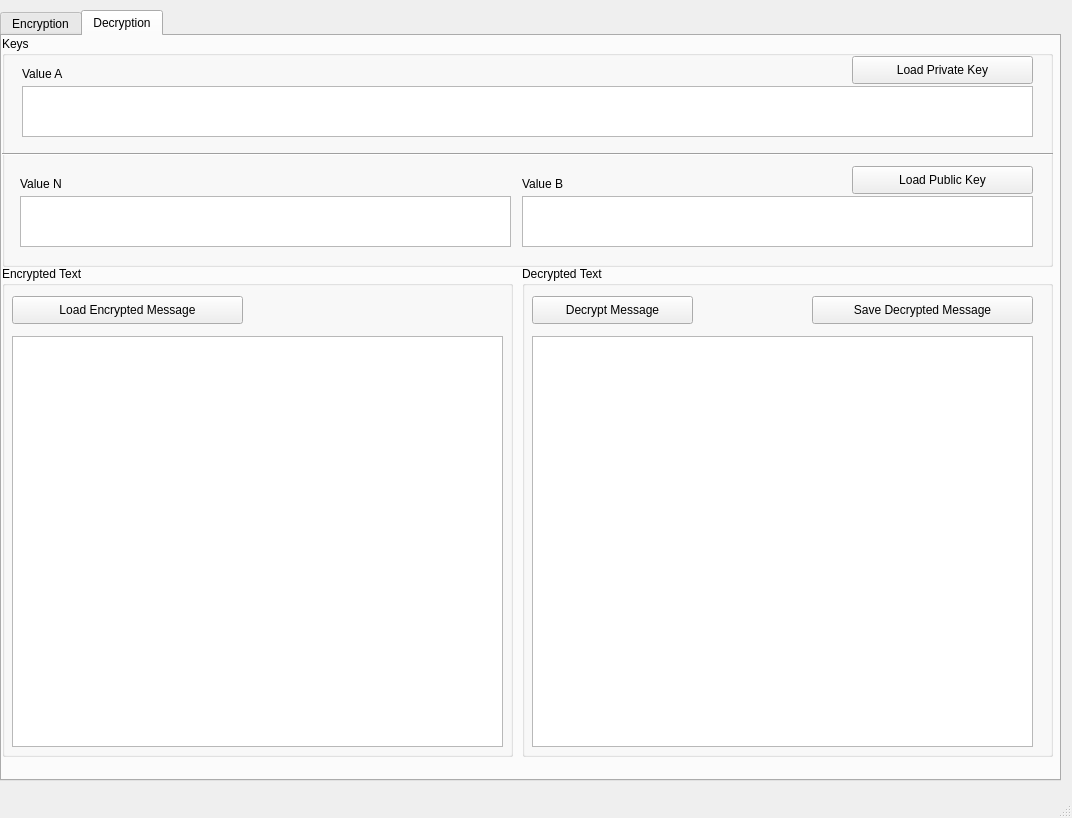
<?xml version="1.0" encoding="UTF-8"?>
<ui version="4.0">
 <class>MainWindow</class>
 <widget class="QMainWindow" name="MainWindow">
  <property name="geometry">
   <rect>
    <x>0</x>
    <y>0</y>
    <width>1072</width>
    <height>818</height>
   </rect>
  </property>
  <property name="windowTitle">
   <string>MainWindow</string>
  </property>
  <widget class="QWidget" name="centralWidget">
   <widget class="QWidget" name="verticalLayoutWidget">
    <property name="geometry">
     <rect>
      <x>0</x>
      <y>0</y>
      <width>1071</width>
      <height>791</height>
     </rect>
    </property>
    <layout class="QVBoxLayout" name="verticalLayout"/>
   </widget>
   <widget class="QTabWidget" name="tabWidget">
    <property name="geometry">
     <rect>
      <x>0</x>
      <y>10</y>
      <width>1061</width>
      <height>771</height>
     </rect>
    </property>
    <property name="currentIndex">
     <number>1</number>
    </property>
    <widget class="QWidget" name="Encryption">
     <attribute name="title">
      <string>Encryption</string>
     </attribute>
     <widget class="QGroupBox" name="groupBox">
      <property name="geometry">
       <rect>
        <x>0</x>
        <y>0</y>
        <width>471</width>
        <height>71</height>
       </rect>
      </property>
      <property name="font">
       <font>
        <weight>50</weight>
        <bold>false</bold>
       </font>
      </property>
      <property name="title">
       <string>Encryption Level</string>
      </property>
      <widget class="QPushButton" name="generateKeyBtn">
       <property name="geometry">
        <rect>
         <x>320</x>
         <y>30</y>
         <width>141</width>
         <height>28</height>
        </rect>
       </property>
       <property name="text">
        <string>Generate Key</string>
       </property>
      </widget>
      <widget class="QSplitter" name="splitter">
       <property name="geometry">
        <rect>
         <x>20</x>
         <y>30</y>
         <width>188</width>
         <height>28</height>
        </rect>
       </property>
       <property name="orientation">
        <enum>Qt::Horizontal</enum>
       </property>
       <widget class="QComboBox" name="dropMenu">
        <item>
         <property name="text">
          <string>RSA-1024</string>
         </property>
        </item>
        <item>
         <property name="text">
          <string>RSA-768</string>
         </property>
        </item>
        <item>
         <property name="text">
          <string>RSA-512</string>
         </property>
        </item>
       </widget>
      </widget>
     </widget>
     <widget class="QGroupBox" name="groupBox_2">
      <property name="geometry">
       <rect>
        <x>0</x>
        <y>70</y>
        <width>481</width>
        <height>281</height>
       </rect>
      </property>
      <property name="title">
       <string>Public Key</string>
      </property>
      <widget class="QLabel" name="label">
       <property name="geometry">
        <rect>
         <x>20</x>
         <y>30</y>
         <width>72</width>
         <height>15</height>
        </rect>
       </property>
       <property name="text">
        <string>Value N</string>
       </property>
      </widget>
      <widget class="QTextEdit" name="valueNEdit">
       <property name="geometry">
        <rect>
         <x>20</x>
         <y>50</y>
         <width>451</width>
         <height>71</height>
        </rect>
       </property>
      </widget>
      <widget class="QLabel" name="label_2">
       <property name="geometry">
        <rect>
         <x>20</x>
         <y>140</y>
         <width>72</width>
         <height>15</height>
        </rect>
       </property>
       <property name="text">
        <string>Value B</string>
       </property>
      </widget>
      <widget class="QTextEdit" name="valueBEdit">
       <property name="geometry">
        <rect>
         <x>20</x>
         <y>160</y>
         <width>451</width>
         <height>71</height>
        </rect>
       </property>
      </widget>
      <widget class="Line" name="line">
       <property name="geometry">
        <rect>
         <x>0</x>
         <y>130</y>
         <width>471</width>
         <height>16</height>
        </rect>
       </property>
       <property name="orientation">
        <enum>Qt::Horizontal</enum>
       </property>
      </widget>
      <widget class="QPushButton" name="savePublicKeyBtn">
       <property name="geometry">
        <rect>
         <x>290</x>
         <y>240</y>
         <width>181</width>
         <height>28</height>
        </rect>
       </property>
       <property name="text">
        <string>Save Public Key</string>
       </property>
      </widget>
     </widget>
     <widget class="QGroupBox" name="groupBox_3">
      <property name="geometry">
       <rect>
        <x>490</x>
        <y>0</y>
        <width>561</width>
        <height>361</height>
       </rect>
      </property>
      <property name="title">
       <string>Message</string>
      </property>
      <widget class="QTextEdit" name="messageEdit">
       <property name="geometry">
        <rect>
         <x>20</x>
         <y>30</y>
         <width>531</width>
         <height>271</height>
        </rect>
       </property>
      </widget>
      <widget class="QPushButton" name="loadMessageBtn">
       <property name="geometry">
        <rect>
         <x>400</x>
         <y>310</y>
         <width>151</width>
         <height>28</height>
        </rect>
       </property>
       <property name="text">
        <string>Load Message</string>
       </property>
      </widget>
     </widget>
     <widget class="QGroupBox" name="groupBox_4">
      <property name="geometry">
       <rect>
        <x>0</x>
        <y>350</y>
        <width>481</width>
        <height>371</height>
       </rect>
      </property>
      <property name="title">
       <string>Private Key</string>
      </property>
      <widget class="QLabel" name="label_3">
       <property name="geometry">
        <rect>
         <x>20</x>
         <y>30</y>
         <width>72</width>
         <height>15</height>
        </rect>
       </property>
       <property name="text">
        <string>Value A</string>
       </property>
      </widget>
      <widget class="QTextEdit" name="valueAEdit">
       <property name="geometry">
        <rect>
         <x>20</x>
         <y>50</y>
         <width>451</width>
         <height>71</height>
        </rect>
       </property>
      </widget>
      <widget class="QLabel" name="label_4">
       <property name="geometry">
        <rect>
         <x>20</x>
         <y>140</y>
         <width>72</width>
         <height>15</height>
        </rect>
       </property>
       <property name="text">
        <string>Value P</string>
       </property>
      </widget>
      <widget class="QTextEdit" name="valuePEdit">
       <property name="geometry">
        <rect>
         <x>20</x>
         <y>160</y>
         <width>451</width>
         <height>71</height>
        </rect>
       </property>
      </widget>
      <widget class="Line" name="line_2">
       <property name="geometry">
        <rect>
         <x>0</x>
         <y>130</y>
         <width>481</width>
         <height>16</height>
        </rect>
       </property>
       <property name="orientation">
        <enum>Qt::Horizontal</enum>
       </property>
      </widget>
      <widget class="QPushButton" name="savePrivateKeyBtn">
       <property name="geometry">
        <rect>
         <x>290</x>
         <y>340</y>
         <width>181</width>
         <height>28</height>
        </rect>
       </property>
       <property name="text">
        <string>Save Private Key</string>
       </property>
      </widget>
      <widget class="Line" name="line_3">
       <property name="geometry">
        <rect>
         <x>0</x>
         <y>230</y>
         <width>481</width>
         <height>16</height>
        </rect>
       </property>
       <property name="orientation">
        <enum>Qt::Horizontal</enum>
       </property>
      </widget>
      <widget class="QLabel" name="label_5">
       <property name="geometry">
        <rect>
         <x>20</x>
         <y>240</y>
         <width>72</width>
         <height>15</height>
        </rect>
       </property>
       <property name="text">
        <string>Value Q</string>
       </property>
      </widget>
      <widget class="QTextEdit" name="valueQEdit">
       <property name="geometry">
        <rect>
         <x>20</x>
         <y>260</y>
         <width>451</width>
         <height>71</height>
        </rect>
       </property>
      </widget>
     </widget>
     <widget class="QGroupBox" name="groupBox_5">
      <property name="geometry">
       <rect>
        <x>490</x>
        <y>350</y>
        <width>561</width>
        <height>371</height>
       </rect>
      </property>
      <property name="title">
       <string>Encrypted Message</string>
      </property>
      <widget class="QPushButton" name="encryptMessageBtn">
       <property name="geometry">
        <rect>
         <x>20</x>
         <y>20</y>
         <width>151</width>
         <height>28</height>
        </rect>
       </property>
       <property name="text">
        <string>Encrypt Message</string>
       </property>
      </widget>
      <widget class="QPushButton" name="saveEncryptedBtn">
       <property name="geometry">
        <rect>
         <x>330</x>
         <y>20</y>
         <width>221</width>
         <height>28</height>
        </rect>
       </property>
       <property name="text">
        <string>Save Encrypted Message</string>
       </property>
      </widget>
      <widget class="QTextEdit" name="encryptedMessageEdit">
       <property name="geometry">
        <rect>
         <x>20</x>
         <y>60</y>
         <width>531</width>
         <height>301</height>
        </rect>
       </property>
      </widget>
     </widget>
    </widget>
    <widget class="QWidget" name="Decryption">
     <attribute name="title">
      <string>Decryption</string>
     </attribute>
     <widget class="QGroupBox" name="groupBox_6">
      <property name="geometry">
       <rect>
        <x>0</x>
        <y>0</y>
        <width>1051</width>
        <height>231</height>
       </rect>
      </property>
      <property name="title">
       <string>Keys</string>
      </property>
      <widget class="QLabel" name="label_6">
       <property name="geometry">
        <rect>
         <x>20</x>
         <y>30</y>
         <width>72</width>
         <height>15</height>
        </rect>
       </property>
       <property name="text">
        <string>Value A</string>
       </property>
      </widget>
      <widget class="QPushButton" name="loadPrivateKeyBtn">
       <property name="geometry">
        <rect>
         <x>850</x>
         <y>20</y>
         <width>181</width>
         <height>28</height>
        </rect>
       </property>
       <property name="text">
        <string>Load Private Key</string>
       </property>
      </widget>
      <widget class="QTextEdit" name="valueAEdit2">
       <property name="geometry">
        <rect>
         <x>20</x>
         <y>50</y>
         <width>1011</width>
         <height>51</height>
        </rect>
       </property>
      </widget>
      <widget class="QLabel" name="label_13">
       <property name="geometry">
        <rect>
         <x>18</x>
         <y>140</y>
         <width>72</width>
         <height>15</height>
        </rect>
       </property>
       <property name="text">
        <string>Value N</string>
       </property>
      </widget>
      <widget class="QPushButton" name="loadPublicKeyBtn">
       <property name="geometry">
        <rect>
         <x>850</x>
         <y>130</y>
         <width>181</width>
         <height>28</height>
        </rect>
       </property>
       <property name="text">
        <string>Load Public Key</string>
       </property>
      </widget>
      <widget class="QTextEdit" name="valueNEdit2">
       <property name="geometry">
        <rect>
         <x>18</x>
         <y>160</y>
         <width>491</width>
         <height>51</height>
        </rect>
       </property>
      </widget>
      <widget class="Line" name="line_7">
       <property name="geometry">
        <rect>
         <x>0</x>
         <y>110</y>
         <width>1051</width>
         <height>16</height>
        </rect>
       </property>
       <property name="orientation">
        <enum>Qt::Horizontal</enum>
       </property>
      </widget>
      <widget class="QTextEdit" name="valueBEdit2">
       <property name="geometry">
        <rect>
         <x>520</x>
         <y>160</y>
         <width>511</width>
         <height>51</height>
        </rect>
       </property>
      </widget>
      <widget class="QLabel" name="label_14">
       <property name="geometry">
        <rect>
         <x>520</x>
         <y>140</y>
         <width>72</width>
         <height>15</height>
        </rect>
       </property>
       <property name="text">
        <string>Value B</string>
       </property>
      </widget>
     </widget>
     <widget class="QGroupBox" name="groupBox_13">
      <property name="geometry">
       <rect>
        <x>0</x>
        <y>230</y>
        <width>511</width>
        <height>491</height>
       </rect>
      </property>
      <property name="title">
       <string>Encrypted Text</string>
      </property>
      <widget class="QPushButton" name="loadEncryptedMessageBtn">
       <property name="geometry">
        <rect>
         <x>10</x>
         <y>30</y>
         <width>231</width>
         <height>28</height>
        </rect>
       </property>
       <property name="text">
        <string>Load Encrypted Message</string>
       </property>
      </widget>
      <widget class="QTextEdit" name="encryptedMessageEdit2">
       <property name="geometry">
        <rect>
         <x>10</x>
         <y>70</y>
         <width>491</width>
         <height>411</height>
        </rect>
       </property>
      </widget>
     </widget>
     <widget class="QGroupBox" name="groupBox_14">
      <property name="geometry">
       <rect>
        <x>520</x>
        <y>230</y>
        <width>531</width>
        <height>491</height>
       </rect>
      </property>
      <property name="title">
       <string>Decrypted Text</string>
      </property>
      <widget class="QPushButton" name="DecryptMessageBtn">
       <property name="geometry">
        <rect>
         <x>10</x>
         <y>30</y>
         <width>161</width>
         <height>28</height>
        </rect>
       </property>
       <property name="text">
        <string>Decrypt Message</string>
       </property>
      </widget>
      <widget class="QPushButton" name="saveDecryptedMessageBtn">
       <property name="geometry">
        <rect>
         <x>290</x>
         <y>30</y>
         <width>221</width>
         <height>28</height>
        </rect>
       </property>
       <property name="text">
        <string>Save Decrypted Message</string>
       </property>
      </widget>
      <widget class="QTextEdit" name="messageEdit2">
       <property name="geometry">
        <rect>
         <x>10</x>
         <y>70</y>
         <width>501</width>
         <height>411</height>
        </rect>
       </property>
      </widget>
     </widget>
    </widget>
   </widget>
  </widget>
  <widget class="QStatusBar" name="statusBar"/>
 </widget>
 <layoutdefault spacing="6" margin="11"/>
 <resources/>
 <connections/>
</ui>
